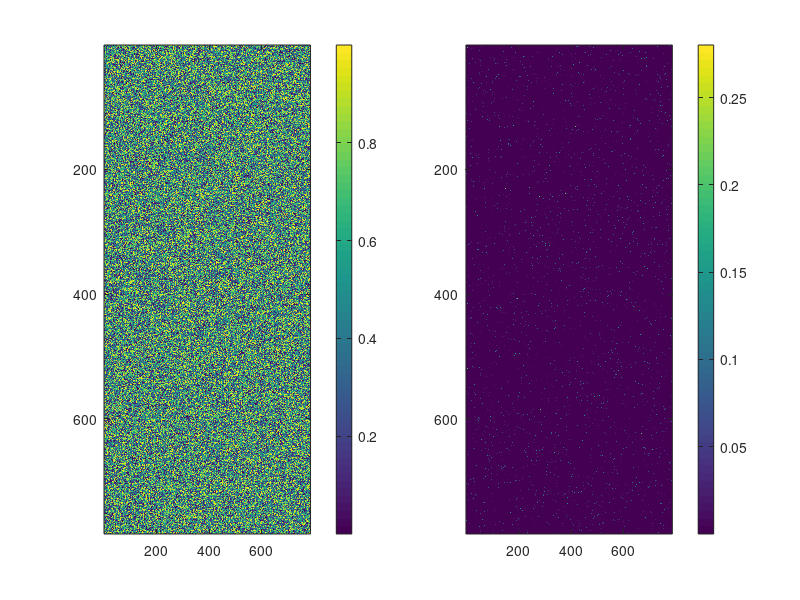

The MATLAB source for this figure: (Note: this script raises an error after producing the figure.)
% create dtmc

N = 28;
M = 28;

states = N*M;

T = rand(states);

eps = 1e-7;
beta = 100;

V = zeros(size(T));

tic
for j = 1 : states
    su = sum(exp(beta * T(:,j)));
        
    for i = 1 : states
        V(i,j) = ((1-eps) * exp(beta * T(i,j)) / su ) + eps; 
    end 
    
end
toc

figure, subplot(1,2,1), imagesc(T), colorbar, subplot(1,2,2), imagesc(V), colorbar

[Evec, Eval] = eigs(V);
K = real(Evec(:,1));        % stationary distributino of dtmc is equal to the eigenvector corresponding to the largest eigenvalue

phenotype = K / sum(K);

% calculate fitness as DKL btw phenotype and next data point.

[KL] = KLdiv(q,p, 2)


